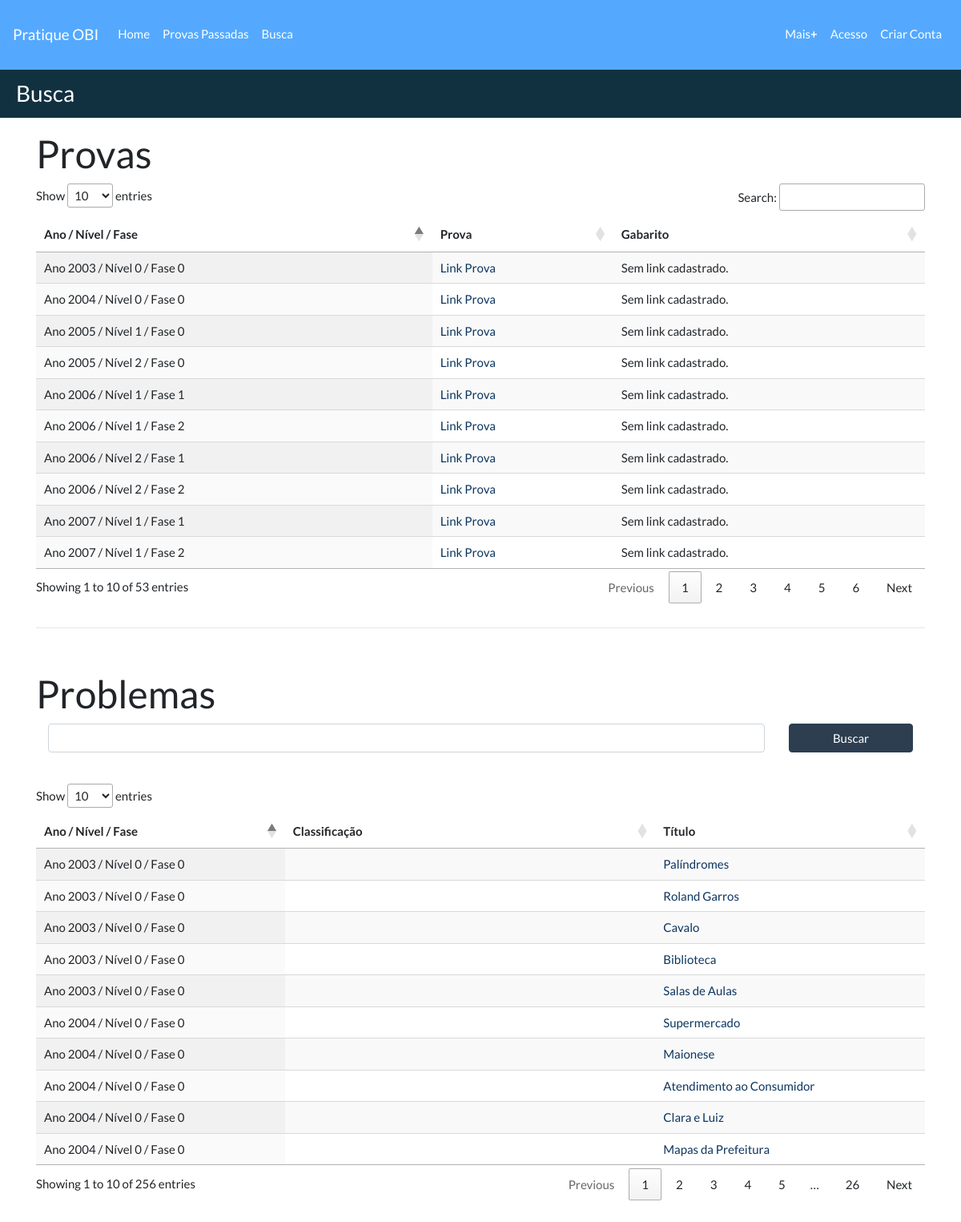
The page /provas/busca/ on the database its author committed.
### provasobi/models.py (models this page shows, shortened)
class Prova(models.Model):
    codprova = models.AutoField(db_column='codProva', primary_key=True)  # Field name made lowercase.
    anoprova = models.IntegerField(db_column='anoProva', blank=True, null=True)  # Field name made lowercase.
    nivelprova = models.IntegerField(db_column='nivelProva', blank=True, null=True)  # Field name made lowercase.
    faseprova = models.IntegerField(db_column='faseProva', blank=True, null=True)  # Field name made lowercase.
    urlprova = models.URLField(db_column='urlProva', unique=True, null=True, blank=True,
                               default='https://olimpiada.ic.unicamp.br/passadas/')
    urlgabarito = models.URLField(db_column='urlGabarito', unique=True, null=True, blank=True)
    class Meta:
        unique_together = ['anoprova', 'faseprova', 'nivelprova']
        managed = True
        db_table = 'prova'
        ordering = ['anoprova']

class Problema(models.Model):
    codproblema = models.AutoField(db_column='codProblema', primary_key=True)
    numeroproblema = models.PositiveIntegerField(db_column='numeroProblema',
                                                 validators=[MinValueValidator(1)])
    tituloproblema = models.TextField(db_column='tituloProblema', blank=True, null=True)
    enunciadoproblema = models.TextField(db_column='enunciadoProblema', blank=True, null=True)
    regrasproblema = models.TextField(db_column='regrasProblema', blank=True, null=True)
    imgproblema = models.TextField(db_column='imgProblema', blank=True, null=True, default='')
    codprova = models.ForeignKey('Prova', models.CASCADE, db_column='codProva', blank=True, null=True)
    classificacao = models.ManyToManyField('Classificacao', blank=True)
    def recorte(self, filename):
        return 'problema/' + str(self.codprova.codprova) + '.' + filename.split('.')[-1]
    image = models.ImageField('Recorte', upload_to=recorte, blank=True, null=True)
    class Meta:
        managed = True
        db_table = 'problema'
        unique_together = ['codprova', 'tituloproblema']

### provasobi/views.py (the view)
# urls.py: path('busca/', busca, name='url_busca'),
def busca(request):
    error = False
    provas = Prova.objects.all()
    q = request.GET.get('q', '')
    problemas = Problema.objects.all()
    if q:
        problemas = watson.filter(problemas, q)
    return render(request, 'busca/busca_form.html', {'provas': provas,
                                                     'error': error,
                                                     'problemas': problemas})

### templates/busca/busca_form.html (shortened to what this page needs)
{% extends 'base.html' %}
{% load static %}
{% block titulo %}
    Busca
{% endblock %}
{% block container %}
    <h1>Provas</h1>
    <table id="tableprovas" class="display">
        <thead>
        <tr>
            <th>Ano / Nível / Fase</th>
            <th>Prova</th>
            <th>Gabarito</th>
        </tr>
        </thead>
        <tbody>
        {% for prova in provas %}
            <tr>
                <td> Ano {{ prova.anoprova }} / Nível {{ prova.nivelprova }} / Fase {{ prova.faseprova }}</td>
                <td><a href="{{ prova.urlprova }}">Link Prova</a></td>
                {% if prova.urlgabarito %}
                    <td><a href="{{ prova.urlgabarito }}">Link Gabarito</a></td>
                {% else %}
                    <td>Sem link cadastrado.</td>
                {% endif %}
            </tr>
        {% endfor %}
        </tbody>
    </table>
</br><hr class="my-2"></br></br>
    <h1>Problemas</h1>
    <form action="" method="GET">
        <div class="form-group">
            <div class="row">
                <div class="col-10">
                    <input type="text" class="form-control" name="q"/><br/>
                </div>
                <div class="col-2">
                    <button type="submit" class="btn btn-primary btn-block">Buscar</button>
                </div>
            </div>
        </div>
    </form>
    <table id="tableproblemas" class="display">
        <thead>
        <tr>
            <th>Ano / Nível / Fase</th>
            <th>Classificação</th>
            <th>Título</th>
        </tr>
        </thead>
        <tbody>
        {% for problema in problemas %}
            <tr>
                <td>Ano {{ problema.codprova.anoprova }} / Nível {{ problema.codprova.nivelprova }} /
                    Fase {{ problema.codprova.faseprova }}</td>
                <td>{% for class in problema.classificacao.all %}{{ class.tituloclassificacao }} {% endfor %}</td>
                <td><a href="{% url 'provas_obi:url_prob_info' problema.codproblema %}">{{ problema.tituloproblema }}</a></td>
            </tr>
        {% endfor %}
        </tbody>
    </table>
{% endblock %}

### rows shown on the page
Prova: anoprova "2003", nivelprova "0", faseprova "0", shows "Sem link cadastrado."
Prova: anoprova "2004", nivelprova "0", faseprova "0", shows "Sem link cadastrado."
Prova: anoprova "2005", nivelprova "1", faseprova "0", shows "Sem link cadastrado."
Prova: anoprova "2005", nivelprova "2", faseprova "0", shows "Sem link cadastrado."
Prova: anoprova "2006", nivelprova "1", faseprova "1", shows "Sem link cadastrado."
Prova: anoprova "2006", nivelprova "2", faseprova "1", shows "Sem link cadastrado."
Prova: anoprova "2006", nivelprova "1", faseprova "2", shows "Sem link cadastrado."
Prova: anoprova "2006", nivelprova "2", faseprova "2", shows "Sem link cadastrado."
Prova: anoprova "2007", nivelprova "1", faseprova "1", shows "Sem link cadastrado."
Prova: anoprova "2007", nivelprova "1", faseprova "2", shows "Sem link cadastrado."
Problema: codprova.anoprova "2004", codprova.nivelprova "0", codprova.faseprova "0", tituloproblema "Supermercado"
Problema: codprova.anoprova "2004", codprova.nivelprova "0", codprova.faseprova "0", tituloproblema "Maionese"
Problema: codprova.anoprova "2004", codprova.nivelprova "0", codprova.faseprova "0", tituloproblema "Atendimento ao Consumidor"
Problema: codprova.anoprova "2004", codprova.nivelprova "0", codprova.faseprova "0", tituloproblema "Clara e Luiz"
Problema: codprova.anoprova "2004", codprova.nivelprova "0", codprova.faseprova "0", tituloproblema "Mapas da Prefeitura"
Problema: codprova.anoprova "2003", codprova.nivelprova "0", codprova.faseprova "0", tituloproblema "Palíndromes"
Problema: codprova.anoprova "2003", codprova.nivelprova "0", codprova.faseprova "0", tituloproblema "Roland Garros"
Problema: codprova.anoprova "2003", codprova.nivelprova "0", codprova.faseprova "0", tituloproblema "Cavalo"
Problema: codprova.anoprova "2003", codprova.nivelprova "0", codprova.faseprova "0", tituloproblema "Biblioteca"
Problema: codprova.anoprova "2003", codprova.nivelprova "0", codprova.faseprova "0", tituloproblema "Salas de Aulas"
